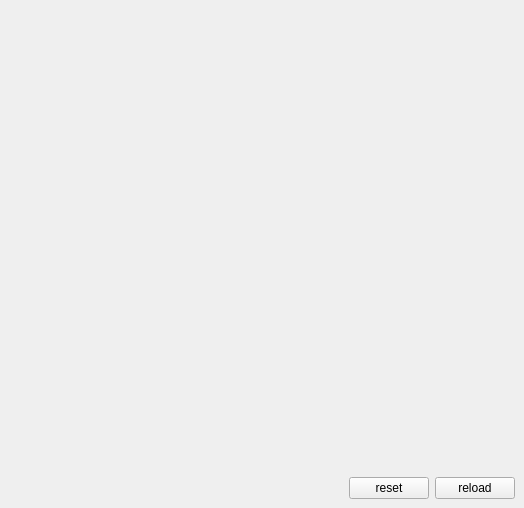
<?xml version="1.0" encoding="UTF-8"?>
<ui version="4.0">
 <class>QGBViewerMainWindow</class>
 <widget class="QMainWindow" name="QGBViewerMainWindow">
  <property name="geometry">
   <rect>
    <x>0</x>
    <y>0</y>
    <width>524</width>
    <height>508</height>
   </rect>
  </property>
  <property name="windowTitle">
   <string>QGBViewer</string>
  </property>
  <property name="styleSheet">
   <string notr="true"/>
  </property>
  <property name="unifiedTitleAndToolBarOnMac">
   <bool>true</bool>
  </property>
  <widget class="QWidget" name="centralwidget">
   <layout class="QGridLayout" name="gridLayout">
    <item row="0" column="0" colspan="3">
     <widget class="QTouchCollageWidget" name="collageWidget" native="true">
      <property name="sizePolicy">
       <sizepolicy hsizetype="Preferred" vsizetype="MinimumExpanding">
        <horstretch>0</horstretch>
        <verstretch>0</verstretch>
       </sizepolicy>
      </property>
      <property name="minimumSize">
       <size>
        <width>0</width>
        <height>300</height>
       </size>
      </property>
     </widget>
    </item>
    <item row="1" column="0" colspan="3">
     <widget class="QTouchSelectionWidget" name="selectionWidget" native="true">
      <property name="sizePolicy">
       <sizepolicy hsizetype="Minimum" vsizetype="Minimum">
        <horstretch>0</horstretch>
        <verstretch>0</verstretch>
       </sizepolicy>
      </property>
      <property name="minimumSize">
       <size>
        <width>500</width>
        <height>140</height>
       </size>
      </property>
     </widget>
    </item>
    <item row="3" column="1">
     <widget class="QPushButton" name="pushButton_2">
      <property name="text">
       <string>reset</string>
      </property>
     </widget>
    </item>
    <item row="3" column="2">
     <widget class="QPushButton" name="resetButton">
      <property name="text">
       <string>reload</string>
      </property>
     </widget>
    </item>
    <item row="3" column="0">
     <spacer name="horizontalSpacer">
      <property name="orientation">
       <enum>Qt::Horizontal</enum>
      </property>
      <property name="sizeHint" stdset="0">
       <size>
        <width>40</width>
        <height>20</height>
       </size>
      </property>
     </spacer>
    </item>
   </layout>
  </widget>
 </widget>
 <customwidgets>
  <customwidget>
   <class>QTouchCollageWidget</class>
   <extends>QWidget</extends>
   <header>QTouchCollageWidget.h</header>
   <container>1</container>
  </customwidget>
  <customwidget>
   <class>QTouchSelectionWidget</class>
   <extends>QWidget</extends>
   <header>QTouchSelectionWidget.h</header>
   <container>1</container>
  </customwidget>
 </customwidgets>
 <resources/>
 <connections/>
</ui>
